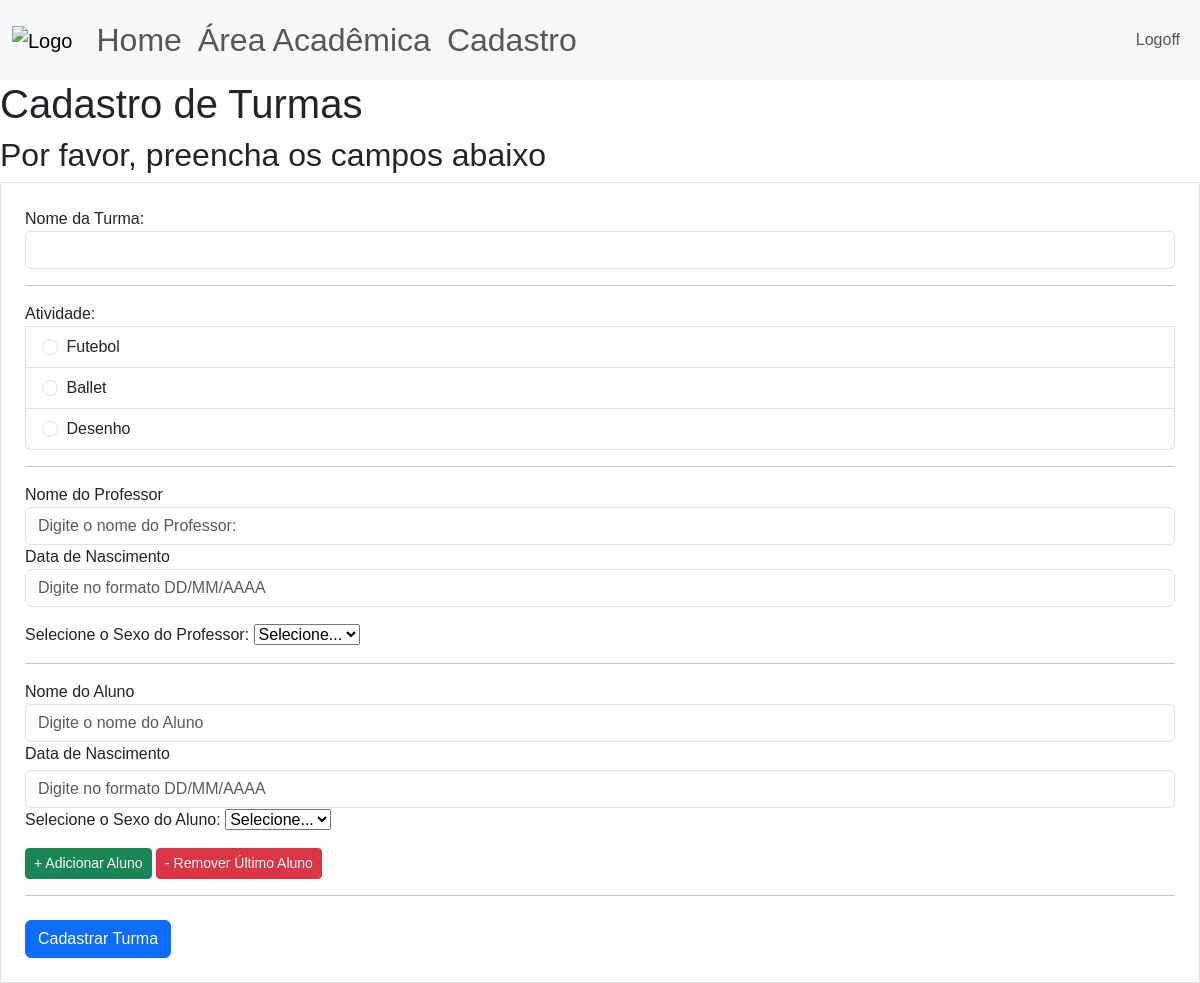
Screenshot of /cadastro/cad_turma (signed in) with the database file from the repository.
### site_verbo_amar/models.py (models this page shows)
class Atividade(database.Model):
    id = database.Column(database.Integer, primary_key=True)
    atividade = database.Column(database.String, nullable=False, unique=True)
    dias_aula = database.Column(database.String, nullable=False)

### site_verbo_amar/routes.py (the view, shortened to what this page needs)
@app.route("/cadastro/cad_turma", methods=['GET','POST'])
@login_required
def cad_turma():
    form_cad_turma = FormTurma()
    atividades = carregar_atividades()
    return render_template('cad_turma.html',
                           form_cad_turma=form_cad_turma,
                           atividades=atividades)

### site_verbo_amar/forms.py
class FormTurma(FlaskForm):
    nome_turma = StringField("Nome da Turma:", validators=[DataRequired()])
    atividade = StringField("Atividade:", validators=[DataRequired()])
    botao_submit_turma = SubmitField("Cadastrar Turma")

### site_verbo_amar/models.py (called while the page is built)
@login_manager.user_loader
def load_user(id_usuario):
    return Usuario.query.get(int(id_usuario))

### site_verbo_amar/routes.py (called while the page is built)
def carregar_atividades():
    atividades = Atividade.query.order_by(Atividade.id.asc())
    return atividades

### site_verbo_amar/templates/cad_turma.html (shortened to what this page needs)
{% extends 'base.html'%}
{% block body %}
<h1>Cadastro de Turmas</h1>
<h2>Por favor, preencha os campos abaixo</h2>
<div class="col">
  <form method="POST", action="" class="border p-4 mt-1">
    <fieldset>
      <div class="form-group">
        {{ form_cad_turma.nome_turma.label(class="form-control-label") }}
        {% if form_cad_turma.nome_turma.errors %}
          {{ form_cad_turma.nome_turma(class='form-control is-invalid')}}
      </div>
      <div class="invalid-feedback">
        {% for erro in form_cad_turma.nome_turma.errors %}
          {{erro}}
        {% endfor %}
      </div>
      {% else %}
        {{form_cad_turma.nome_turma(class="form-control")}}
      {% endif %}
    <hr>
    <ul class="list-group">
      {{form_cad_turma.atividade.label(class='form-control-label')}}
      {% for ativ in atividades %}
        <li class="list-group-item">
          <input class="form-check-input me-1" type="radio"
          name="atividade"
          value="{{ativ.atividade}}"
          id="{{ativ.atividade}}">
          <label class="form-check-label" for="{{ativ.atividade}}">{{ativ.atividade}}</label>
        </li>
      {% endfor %}
    </ul>
    <hr>
      <div class="form-group">
        <label for="nomeProfessor">Nome do Professor</label>
        <input type="text" class="form-control" id="nomeProfessor" name="nomeProfessor" placeholder="Digite o nome do Professor:">
        <label for="dataProfessor">Data de Nascimento</label>
        <input type="text" class="form-control" id="dataProfessor" name="dataProfessor" placeholder="Digite no formato DD/MM/AAAA">
        <label>Selecione o Sexo do Professor:</label>
        <select name="generoProfessor" id="genero" required>
          <option value="" disabled {% if not selected_gender %} selected{% endif %}>Selecione...</option>
        </select>
        </div>
    <hr>
    <div id="alunos-container">
      <div class="aluno-entry mb-3" id="aluno-1">
        <div class="form-group">
          <label>Nome do Aluno</label>
          <input type="text" class="form-control" name="nomeAluno[]" placeholder="Digite o nome do Aluno">
          <label>Data de Nascimento</label>
          <input type="text" class="form-control mt-1" name="dataAluno[]" placeholder="Digite no formato DD/MM/AAAA">
          <label>Selecione o Sexo do Aluno:</label>
          <select name="generoAluno[]" id="genero" required>
            <option value="" disabled {% if not selected_gender %} selected{% endif %}>Selecione...</option>
          </select>
        </div>
      </div>
    </div>
    <div class="mt-2 mb-3">
      <button type="button" class="btn btn-success btn-sm" id="add-aluno">
        + Adicionar Aluno
      </button>
      <button type="button" class="btn btn-danger btn-sm" id="remove-aluno">
        - Remover Último Aluno
      </button>
    </div>
    <hr>
    </fieldset>
    {{form_cad_turma.botao_submit_turma(class='btn btn-primary mt-2')}}
  </form>
</div>
{% endblock %}

### site_verbo_amar/static/main.css (style rules this page uses)
* { font-family:'Poppins', sans-serif; }

### rows the page displays
Atividade: atividade "Futebol"
Atividade: atividade "Ballet"
Atividade: atividade "Desenho"
